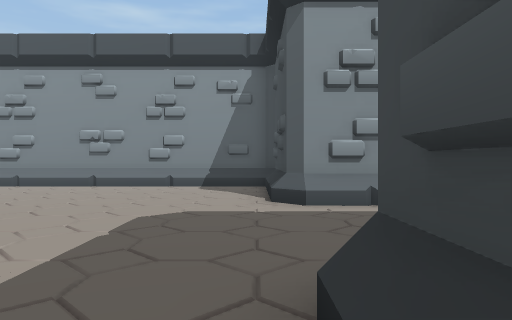
view 1 (above)

21 first-person views from a walk through a 3-D level made in the Unity game engine. The camera is 1.4 m above the floor, looks level and sees 70° across. The floor is counted in squares, 2 m on a side. Each view is taken from the middle of a square. On the plan, view 1 faces up. The plan holds only what a view shows up to about 11 squares ahead; the rest is blank. The place goes on beyond the plan. Some surface patterns are stand-ins.

view 2
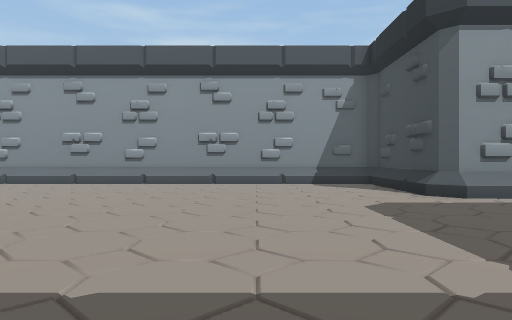

view 3
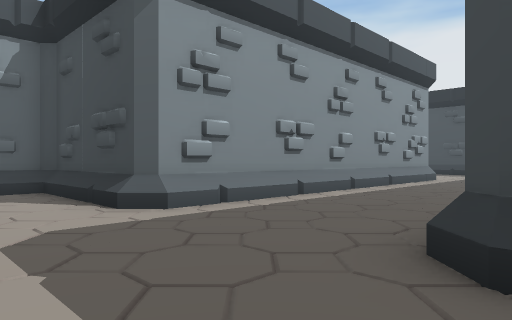

view 4
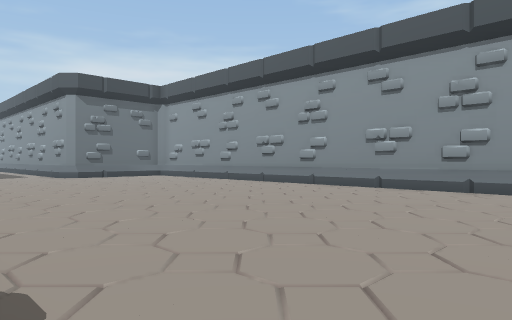

view 5
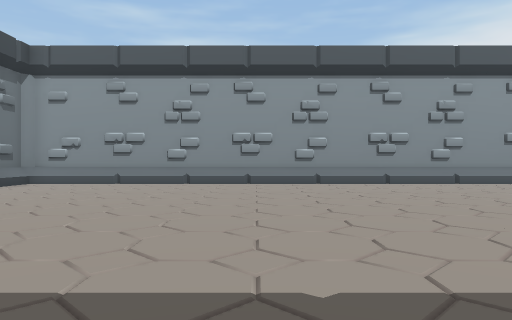

view 6
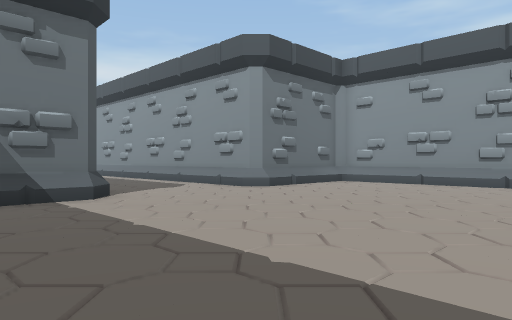

view 7
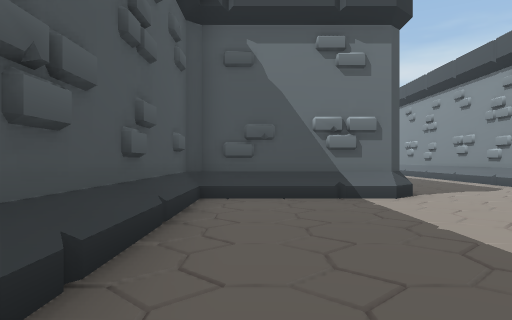

view 8
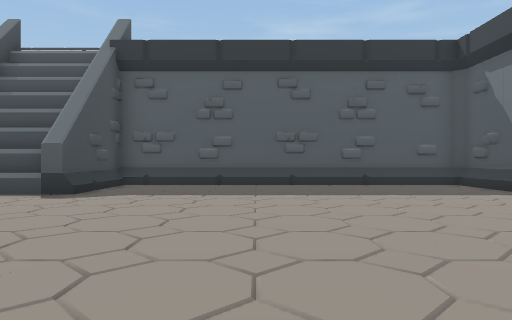

view 9
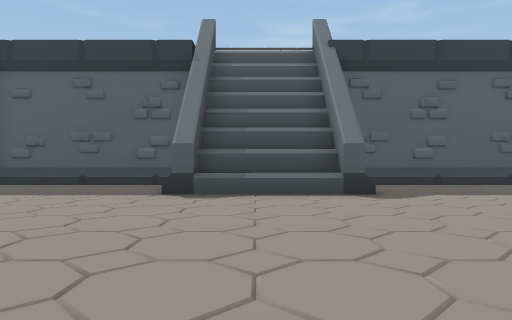

view 10
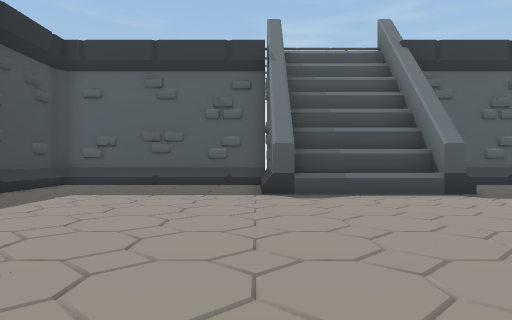

view 11
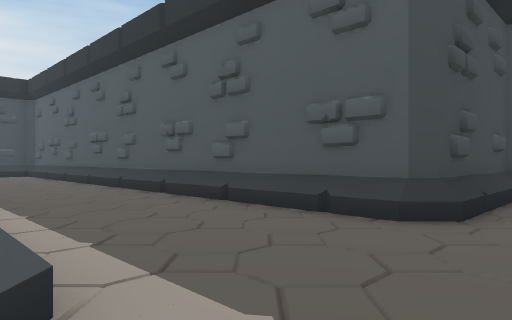

view 12
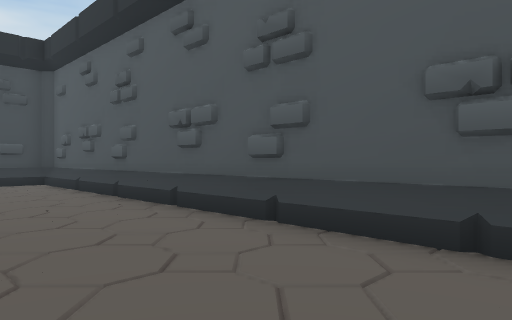

view 13
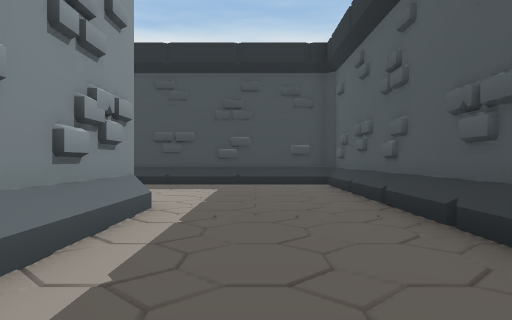

view 14
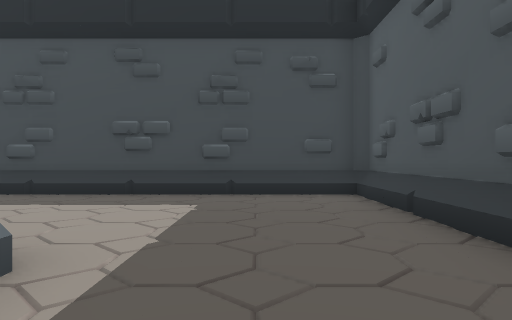

view 15
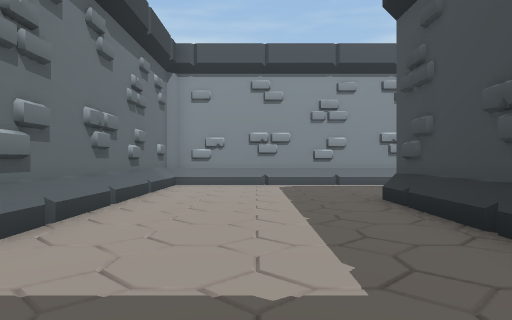

view 16
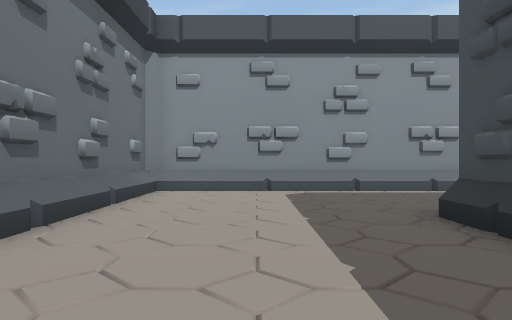

view 17
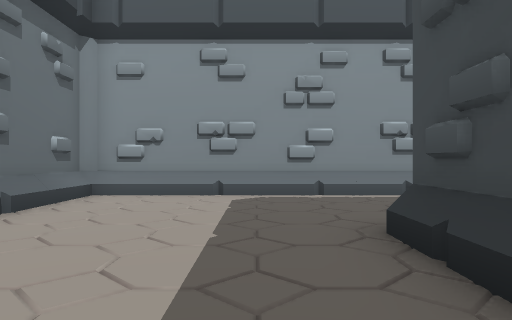

view 18
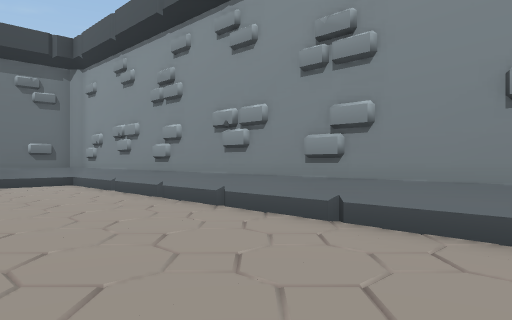

view 19
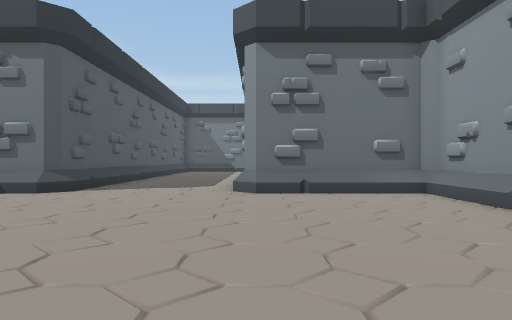

view 20
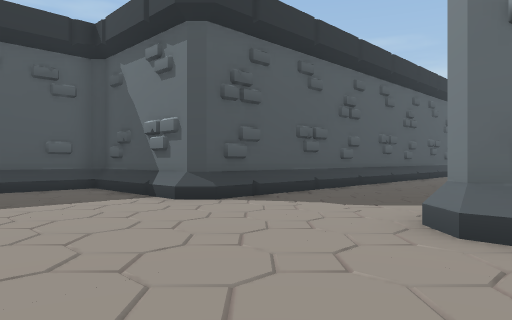

view 21
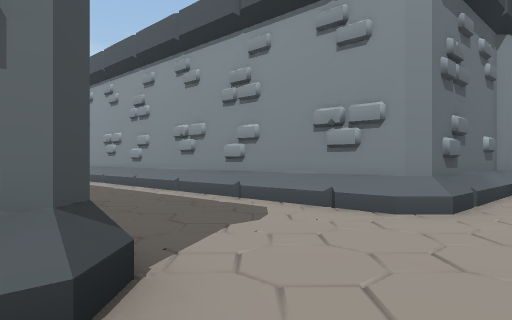

### Floor plan
Points are (right, up) in squares from view 1. A wall is a line through its corners. A room is listed if a view was taken in it or the views show most of it. See-through windows are left out.
Room 1 (views 1, 2, 3, 4, 5, 6, 7, 8, 9, 10, 11, 12, 13, 14, 15, 16, 17, 18, 19, 20, 21)
walls: (-8.7, 0.8) (-8.7, 0.2) (-5.8, 0.2) (-5.8, 0.8); (-9.4, 0.7) (-5.3, 0.7) (-5.3, -2); (-5.3, -2.2) (0.2, -2.2) (0.5, -2) (0.5, 1.5) (0.7, 1.7) (16.3, 1.7) (16.5, 2) (16.5, 9.5); (-9.2, -2) (-9.2, 0.7); (11.2, 5.7) (0.8, 5.7) (0.5, 6) (0.5, 9.5) (0.3, 9.8) (-18.5, 9.8) (-18.7, 9.5) (-18.7, 6) (-19, 5.7) (-23.5, 5.7); (-18.5, -2.2) (-9.4, -2.2); (11.5, 13.2) (11.5, 6.4); (-23.5, 1.7) (-19, 1.7) (-18.7, 1.5) (-18.7, -2); (17.5, 13.5) (11.8, 13.5)
low walls: (0.7, 5.5) (0.3, 6); (-6, 9.5) (-6.5, 9.5); (0.3, 1.5) (0.8, 2) (13.4, 2); (-5.3, -2) (0.3, -2); (-18.5, 9.5) (-18.5, 6) (-19.1, 5.5); (13.8, 2) (14.4, 2); (-22, 2) (-19, 2) (-18.5, 1.5) (-18.5, -2) (-9.4, -2) (-9.4, 0.7); (14.5, 2) (16.3, 2); (-23.5, 2) (-22.1, 2)

Positions as (right, up) in squares from view 1, and headings:
1: (0, 0), facing up
2: (-3, -1), facing up
3: (-2, 1), facing up-right
4: (-4, 1), facing up-left
5: (-12, -1), facing up
6: (-12, -1), facing up-left
7: (-12, -1), facing left
8: (-13, 8), facing down
9: (-7, 8), facing down
10: (-5, 8), facing down
11: (-1, 6), facing down-right
12: (5, 5), facing down-right
13: (6, 4), facing right
14: (9, 4), facing right
15: (14, 3), facing up
16: (14, 5), facing up
17: (15, 6), facing up
18: (-8, 6), facing up-left
19: (-11, 6), facing left
20: (-15, 7), facing down-left
21: (-17, 1), facing up-left
